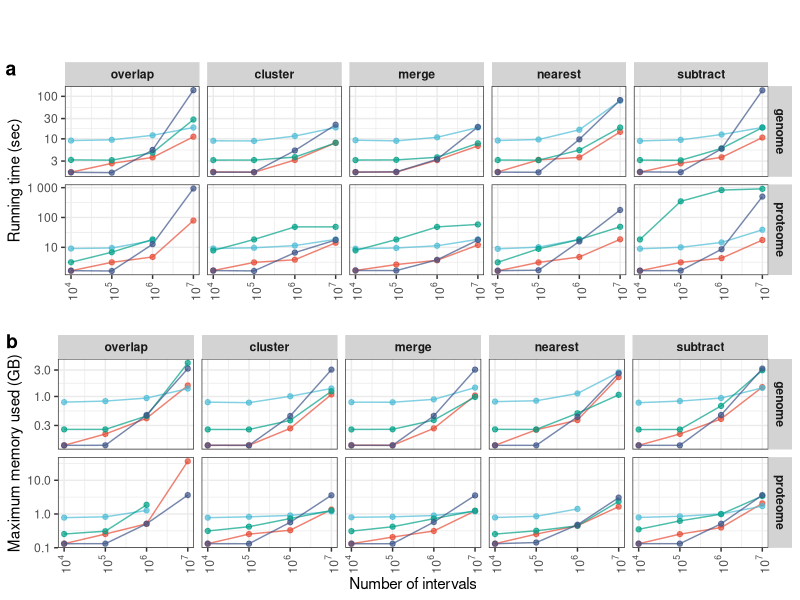
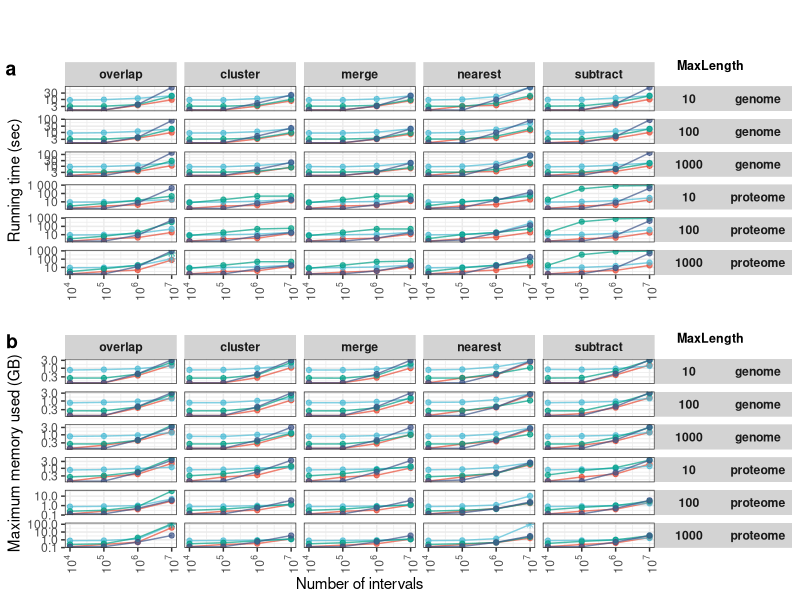
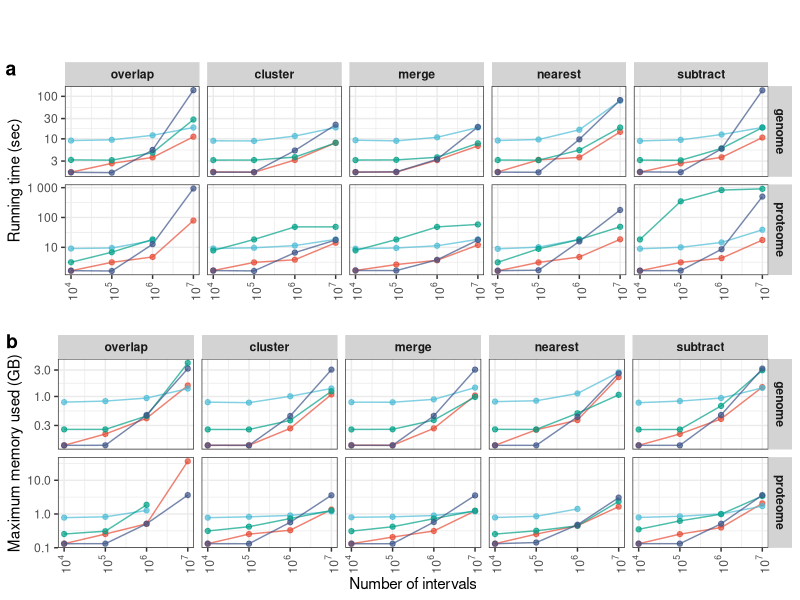
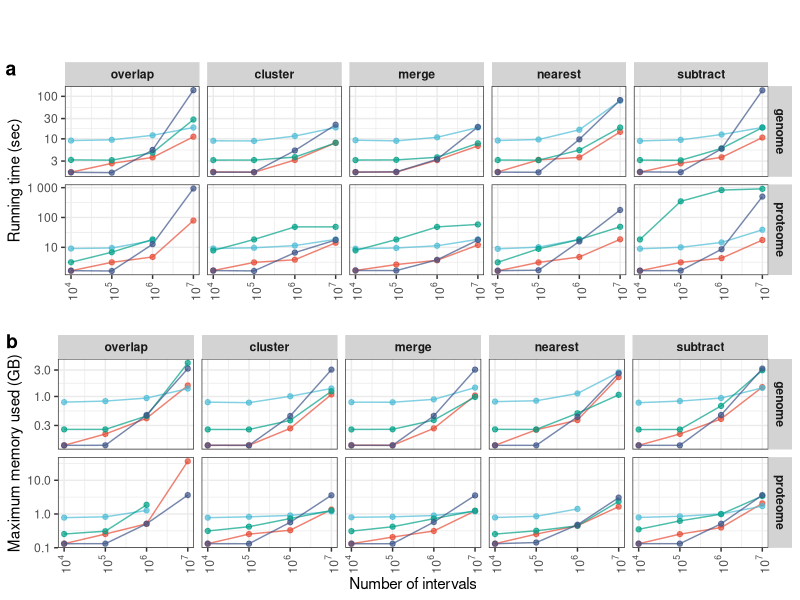
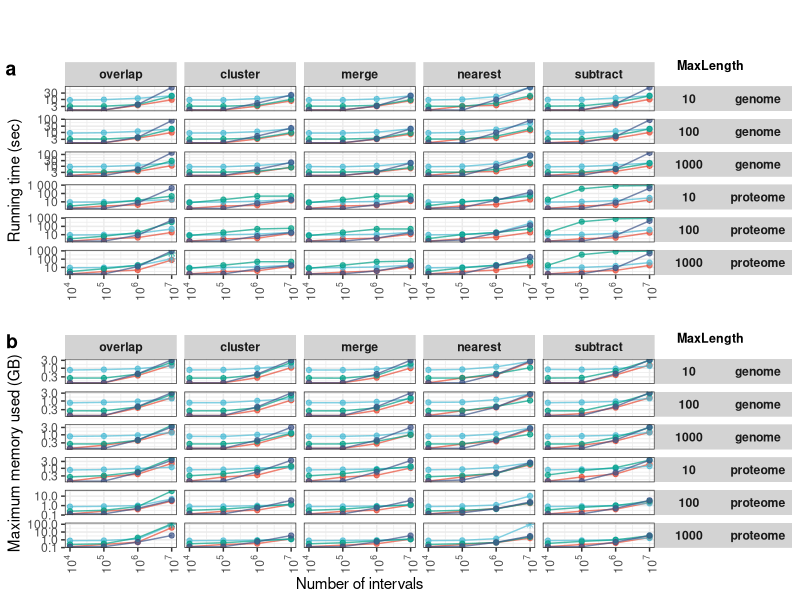
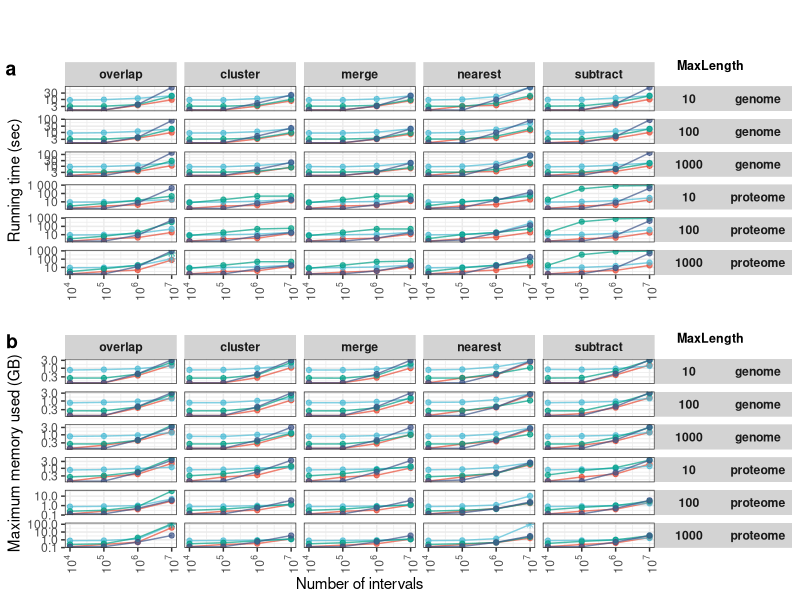

R code for these plots, in order:
## ---- chunk 1
knitr::opts_chunk$set(echo = TRUE)
library(data.table)
library(ggplot2)
library(cowplot)
library(scales)
library(ggsci)

## ---- chunk 2
df1 = data.table(read.csv('collected_results.w_status.20.7.25.csv'))
df2 = data.table(read.csv('collected_results.w_status.23.7.25.csv'))
df3 = data.table(read.csv('collected_results.w_status.24.7.25.csv'))
df1$replicate = 1
df2$replicate = 2
df3$replicate = 3
df=rbind(df1, df2, df3)

df$nrows <- as.integer(gsub("_", "", df$nrows))

# levels in reverse alphabetical: pyranges first, and bedtools last, so colors are consistent if bedtools is removed
df$library=factor(df$library, levels=sort(unique(df$library), decreasing=T) )

# renaming, ordering levels
df[genome=="hg38", genome:="genome"]
df[operation=="intersection", operation:="overlap"]
ops <- unique(df$operation)
df$operation <- factor(df$operation,
                        levels = c("overlap", sort(ops[ops != "overlap"])))

# useful vars
libs  <- as.character(unique(df$library))
libs_other <- setdiff(libs, "pyranges")   # all competitors
df
## ---- chunk 3
## -------------------------------------------------------------
## 1.  Identify the columns you *don’t* want in the “design” key
## -------------------------------------------------------------
avg_cols <- c(
  "s", "max_pss", "max_rss", "max_uss", "max_vms", "mean_load",
  "cpu_time", "cpu_usage", "io_in", "io_out"
)

drop_cols   <- c("replicate", "jobid", "h.m.s")     # never part of the key
dt=copy(df)
dt[, (drop_cols) := NULL]
key_cols    <- setdiff(names(dt), c(avg_cols, drop_cols))


## -------------------------------------------------------------
## 2.  Collapse replicates
## -------------------------------------------------------------
mdf <- dt[
  , 
      lapply(.SD, mean),               
    by = key_cols,
    .SDcols = avg_cols
]

setcolorder(mdf, setdiff(names(dt), drop_cols))  # original order, minus drop_cols
#coll

mdf = mdf[order(nrows, library, maxlength, operation, genome)]
mdf
## ---- chunk 4
z=mdf[status=="ok"]

time_wide <- dcast(
  z,
  operation + genome + nrows + maxlength ~ library,
  value.var      = "cpu_time",
  fun.aggregate  = mean
)
#time_wide
setnames(time_wide, libs, paste0("time_", libs))

mem_wide  <- dcast(
  z ,
  operation + genome + nrows + maxlength ~ library,
  value.var      = "max_rss",
  fun.aggregate  = mean
)
setnames(mem_wide, libs, paste0("mem_", libs))

cond_cols = setdiff(names(mem_wide), paste0("mem_", libs))
#cond_cols
## Combined table: one row per condition
bench_wide <- merge(time_wide, mem_wide, by = cond_cols, all = TRUE)

time_cols <- grep("^time_", names(bench_wide), value = TRUE)
mem_cols  <- grep("^mem_",  names(bench_wide), value = TRUE)
pyr_time_col <- "time_pyranges"
pyr_mem_col  <- "mem_pyranges"
time_other <- setdiff(time_cols, pyr_time_col)
mem_other  <- setdiff(mem_cols,  pyr_mem_col)

# helper that returns a list(best_value, best_library) over .SD
best_other <- function(mat, strip) {
  idx <- apply(mat, 1, function(x) if (all(is.na(x))) NA_integer_ else which.min(x))
  best_val <- mat[cbind(seq_len(nrow(mat)), idx)]
  best_lib <- gsub(strip, "", colnames(mat)[idx])
  list(best_val, best_lib)
}


# ────────────────────────────────────────────────────────────────
#   Per-library fold-change vs. PyRanges
#     (>1 ⇒ PyRanges faster / leaner than that library)
# ────────────────────────────────────────────────────────────────


# Time fold-changes
for (lib in libs_other) {
  bench_wide[, (paste0("fold_change_time_", lib)) :=
                get(paste0("time_", lib)) / get(pyr_time_col)]
}

# Memory fold-changes
for (lib in libs_other) {
  bench_wide[, (paste0("fold_change_mem_", lib)) :=
                get(paste0("mem_", lib)) / get(pyr_mem_col)]
}

bench_wide

## ---- chunk 5
row_subset <- bench_wide[nrows >= 1e6]  #note: bench_wide has already excluded fail status jobs
# [,.( mFCtime= mean(fold_change_time), deltaMem = mean(delta_pct_mem, na.rm=T) )]

mean_fc <- function(prefix) {
  sapply(
    libs_other,
    function(lib)
      mean(row_subset[[paste0(prefix, lib)]], na.rm = TRUE)
  )
}

# ----- compute averages -----------------------------------------------------
avg_time <- mean_fc("fold_change_time_")          # speed-up averages
avg_mem  <- mean_fc("fold_change_mem_")           # RAM-ratio averages

# ----- assemble tidy summary -----------------------------------------------
avg_fold_changes <- data.table(
  library              = libs_other,
  avg_fold_change_time = avg_time,
  avg_fold_change_mem  = avg_mem
)

avg_fold_changes [, delta_mem:=(1-1/avg_fold_change_mem)]
print(avg_fold_changes)
## ---- chunk 6
sdf=mdf[maxlength==1000][status=='ok']

point_alpha=0.7
named_color_scale = ggsci::pal_npg()(4)
names(named_color_scale) = levels(sdf$library)
color_scale = scale_color_manual(values=named_color_scale)

time_plot_combined <- ggplot(sdf, aes(nrows, cpu_time, color = library)) +
  geom_line(alpha=point_alpha) +
  geom_point(alpha=point_alpha) +
  facet_grid(genome ~ operation, scales = 'free') +
   scale_x_log10(
     labels = trans_format("log10", math_format(10^.x))
   ) +
  color_scale+
  scale_y_log10(labels = label_number()) +
  scale_shape_manual(values=c(8, 19))+
  xlab('Number of intervals') +
  ylab('Running time (sec)') +
  theme_bw() +
  theme(
    axis.text.x = element_text(angle = 90, vjust = 0.5, hjust = 1),
    plot.title = element_text(hjust = 0.5),
    # Legend styling
    legend.position = "top",
    legend.background = element_rect(fill = "white", color = "black"),
  
    # Facet strip styling
    strip.background = element_rect(fill = "lightgrey", color = NA),
    strip.text = element_text(face = "bold")
  )

mem_plot_combined <- ggplot(sdf, aes(nrows, max_rss/1024, color = library)) +
  geom_line(alpha=point_alpha) +
  geom_point(alpha=point_alpha) +
  facet_grid(genome ~ operation, scales = 'free') +
  scale_x_log10(labels = trans_format("log10", math_format(10^.x))  ) +
  scale_y_log10() + 
  color_scale+
  xlab('Number of intervals') +
  ylab('Maximum memory used (GB)') +
  theme_bw() +
  theme(
    axis.text.x = element_text(angle = 90, vjust = 0.5, hjust = 1),
    plot.title = element_text(hjust = 0.5),
    # Legend styling
    legend.position = "top",
    legend.background = element_rect(fill = "white", color = "black"),
  
    # Facet strip styling
    strip.background = element_rect(fill = "lightgrey", color = NA),
    strip.text = element_text(face = "bold")
  )


combo_plot =
  plot_grid(get_legend(time_plot_combined),
          time_plot_combined + theme(legend.position = 'none') + xlab(''), 
          mem_plot_combined + theme(legend.position = 'none'), 
          ncol=1,
          rel_heights = c(0.2, 1, 1), 
          labels = c('', 'a', 'b')
          
)
combo_plot
suppressMessages(ggsave('combo_plot.pdf', combo_plot, width = 6))
suppressMessages(ggsave('combo_plot.png', combo_plot, width = 6))
#time_plot_combined

## ---- chunk 7
addx=0.93
addy=0.98
addtext="MaxLength"

supp_time_plot_combined <- ggplot(mdf, aes(nrows, cpu_time, color = library)) +
  geom_line(alpha=point_alpha) +
  geom_point(aes(shape=status), alpha=point_alpha) +
  facet_grid(genome + maxlength ~ operation , scales = 'free') +
   scale_x_log10(
     labels = trans_format("log10", math_format(10^.x))
   ) +
  color_scale+
  scale_y_log10(labels = label_number()) +
  scale_shape_manual(values=c(8, 19))+
  xlab('Number of intervals') +
  ylab('Running time (sec)') +
  theme_bw() +
  theme(
    axis.text.x = element_text(angle = 90, vjust = 0.5, hjust = 1),
    plot.title = element_text(hjust = 0.5),
    # Legend styling
    legend.position = "top",
    legend.background = element_rect(fill = "white", color = "black"),
  
    # Facet strip styling
    strip.background = element_rect(fill = "lightgrey", color = NA),
    strip.text = element_text(face = "bold"),
    strip.text.y = element_text(face = "bold", angle = 0)
  )


the_legend = get_legend(supp_time_plot_combined)
supp_time_plot_combined = supp_time_plot_combined + theme(legend.position = 'none') + xlab('')

supp_time_plot_combined <- ggdraw(supp_time_plot_combined) +
  draw_label(
    addtext,
    x = addx,               # near right edge
    y = addy,               # near top edge
    hjust = 1, vjust = 1,
    fontface = "bold",
    size=9
    
  )

supp_mem_plot_combined <- ggplot(mdf, aes(nrows, max_rss/1024, color = library)) +
  geom_line(alpha=point_alpha) +
  geom_point(aes(shape=status), alpha=point_alpha) +
  facet_grid(genome + maxlength ~ operation, scales = 'free') +
  scale_x_log10(labels = trans_format("log10", math_format(10^.x))  ) +
  scale_y_log10() +
  color_scale+
  scale_shape_manual(values=c(8, 19))+
  xlab('Number of intervals') +
  ylab('Maximum memory used (GB)') +
  theme_bw() +
  theme(
    axis.text.x = element_text(angle = 90, vjust = 0.5, hjust = 1),
    plot.title = element_text(hjust = 0.5),
    # Legend styling
    legend.position = "top",
    legend.background = element_rect(fill = "white", color = "black"),
  
    # Facet strip styling
    strip.background = element_rect(fill = "lightgrey", color = NA),
    strip.text = element_text(face = "bold"),
    strip.text.y = element_text(face = "bold", angle = 0)
  )

supp_mem_plot_combined = supp_mem_plot_combined + theme(legend.position = 'none')

supp_mem_plot_combined <- ggdraw(supp_mem_plot_combined) +
  draw_label(
    addtext,
    x = addx,               # near right edge
    y = addy,               # near top edge
    hjust = 1, vjust = 1,
    fontface = "bold",
    size=9
    
  )

full_combo_plot =
  plot_grid(the_legend,
          supp_time_plot_combined , 
          supp_mem_plot_combined , 
          ncol=1,
          rel_heights = c(0.2, 1, 1), 
          labels = c('', 'a', 'b')
          
)
full_combo_plot
suppressMessages(ggsave('combo_plot.full.pdf', full_combo_plot, width = 10, height = 15))
suppressMessages(ggsave('combo_plot.full.png', full_combo_plot, width = 10, height = 15))
